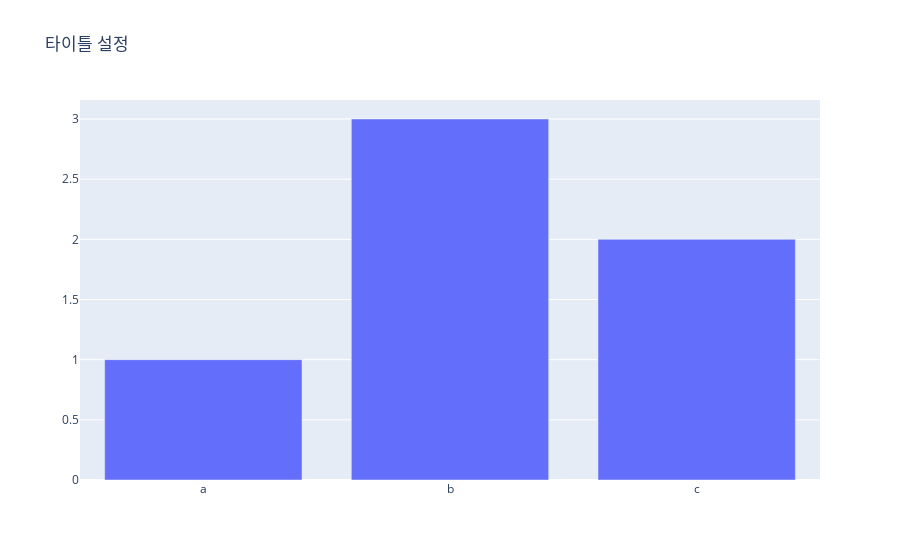

The notebook cell saved with this chart:
### Code cell
# graph_object 
fig = go.Figure(data=[go.Bar(x = ["a", "b", "c"], y = [1, 3, 2])])

fig.update_layout(title_text = "타이틀 설정")

fig.show()

### Figure 1 — Plotly figure (JSON) as saved in the notebook; plotly's stock layout.template omitted (floating-point values rounded to 4 significant figures)
{"data": [{"type": "bar", "x": ["a", "b", "c"], "y": [1, 3, 2]}], "layout": {"autosize": true, "title": {"text": "타이틀 설정"}, "xaxis": {"autorange": true, "range": [-0.5, 2.5], "type": "category"}, "yaxis": {"autorange": true, "range": [0, 3.158], "type": "linear"}}}
